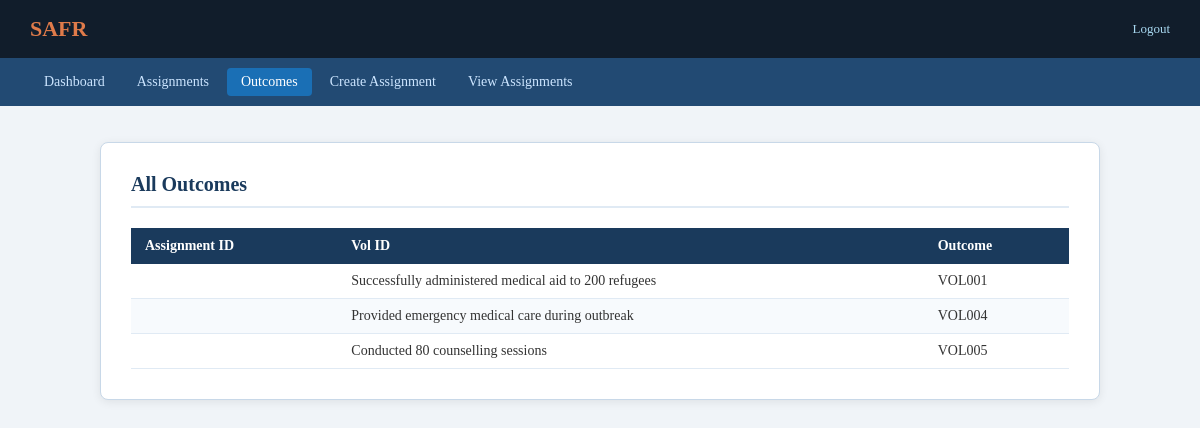
Page /SAFR/NGO/NGO_outcome_leaftab.php on the committed database.
### tables this page shows
CREATE TABLE `volunteers_quota` (
  `Volunteer_id` varchar(20) NOT NULL,
  `Outcome` varchar(255) DEFAULT NULL,
  `Assignment_ID` varchar(255) DEFAULT NULL
);

### SAFR/NGO/NGO_outcome_leaftab.php (the view, shortened to what this page needs)
<?php
require_once("../dbconnect.php");
$sql = "SELECT * FROM volunteers_quota";
$result = mysqli_query($conn, $sql);
?>
<!DOCTYPE html>
<html lang="en">
<head>
    <link href="../css/safr.css" rel="stylesheet">
</head>
<body>
<div class="safr-topbar">
    <a href="NGO_Dashboard.php" class="brand">SAFR</a>
    <div class="topbar-right">
        <a href="../logout.php">Logout</a>
    </div>
</div>
<div class="safr-nav">
    <a href="NGO_Dashboard.php">Dashboard</a>
    <a href="NGO_Assignment_subtab.php">Assignments</a>
    <a href="NGO_outcome_leaftab.php" class="active">Outcomes</a>
    <a href="add_assignment.php">Create Assignment</a>
    <a href="assignments.php">View Assignments</a>
</div>
<div class="safr-container wide">
    <h2>All Outcomes</h2>
    <table class="safr-table">
        <thead>
            <tr>
                <th>Assignment ID</th>
                <th>Vol ID</th>
                <th>Outcome</th>
            </tr>
        </thead>
        <tbody>
        <?php if (mysqli_num_rows($result) > 0): ?>
            <?php while ($row = mysqli_fetch_array($result)): ?>
            <tr>
                <td><?php echo $row[2]; ?></td>
                <td><?php echo $row[1]; ?></td>
                <td><?php echo $row[0]; ?></td>
            </tr>
            <?php endwhile; ?>
        <?php else: ?>
            <tr><td colspan="3">No outcomes recorded yet.</td></tr>
        <?php endif; ?>
        </tbody>
    </table>
</div>
</body>
</html>

### SAFR/css/safr.css (style rules this page uses)
*, *::before, *::after { box-sizing: border-box; margin: 0; padding: 0; }
body { font-family: Georgia, serif; background: #f0f4f8; color: #333; }
.safr-topbar { background: #111d2b; color: white; padding: 16px 30px; display: flex; justify-content: space-between; align-items: center; }
.safr-topbar .brand { font-size: 22px; font-weight: bold; color: #e07b4a; text-decoration: none; }
.safr-topbar .topbar-right { font-size: 13px; color: #a8d8f0; }
.safr-topbar .topbar-right a { color: #a8d8f0; text-decoration: none; margin-left: 16px; }
.safr-nav { background: #224a73; padding: 10px 30px; display: flex; gap: 4px; flex-wrap: wrap; }
.safr-nav a { color: #cce5ff; text-decoration: none; font-size: 14px; padding: 6px 14px; border-radius: 4px; }
.safr-nav a.active { background: #1a6fb5; color: white; }
.safr-container { max-width: 800px; margin: 36px auto; background: white; padding: 30px; border-radius: 8px; border: 1px solid #c8d8e8; box-shadow: 0 2px 10px rgba(0,0,0,0.08); }
.safr-container.wide { max-width: 1000px; }
.safr-container h2 { color: #1a3a5c; margin-top: 0; margin-bottom: 20px; border-bottom: 2px solid #e0eaf4; padding-bottom: 10px; font-size: 20px; }
.safr-table { width: 100%; border-collapse: collapse; margin-top: 10px; font-size: 14px; }
.safr-table th { background: #1a3a5c; color: white; padding: 10px 14px; text-align: left; font-weight: 600; }
.safr-table td { padding: 9px 14px; border-bottom: 1px solid #e0eaf4; color: #333; }
.safr-table tr:nth-child(even) td { background: #f7fafd; }

### rows in the picture
volunteers_quota: Outcome "Successfully administered medical aid to 200 refugees", Volunteer_id "VOL001"
volunteers_quota: Outcome "Provided emergency medical care during outbreak", Volunteer_id "VOL004"
volunteers_quota: Outcome "Conducted 80 counselling sessions", Volunteer_id "VOL005"
